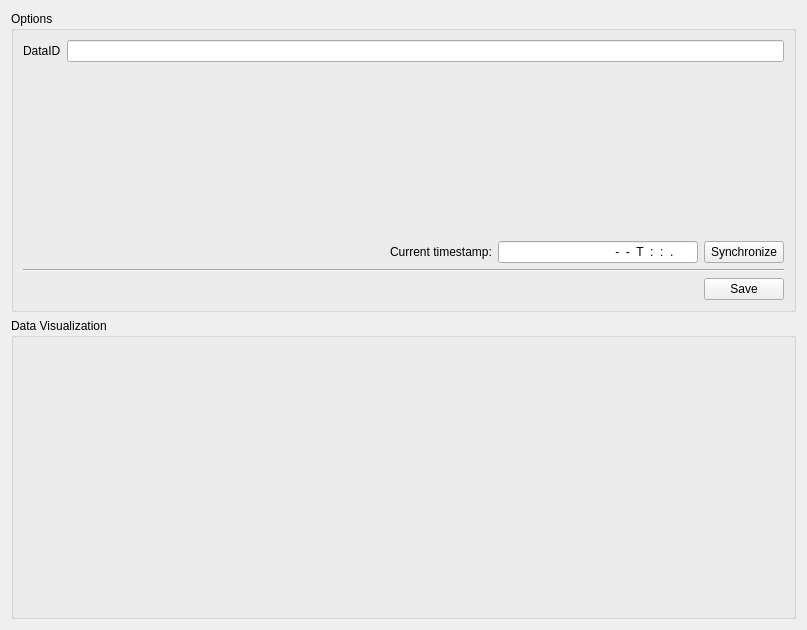
<?xml version="1.0" encoding="UTF-8"?>
<ui version="4.0">
 <class>visualManagerMDI</class>
 <widget class="QWidget" name="visualManagerMDI">
  <property name="geometry">
   <rect>
    <x>0</x>
    <y>0</y>
    <width>807</width>
    <height>630</height>
   </rect>
  </property>
  <property name="windowTitle">
   <string>VisualData Manager</string>
  </property>
  <layout class="QVBoxLayout" name="verticalLayout">
   <item>
    <widget class="QGroupBox" name="optionsGroup">
     <property name="title">
      <string>Options</string>
     </property>
     <layout class="QVBoxLayout" name="verticalLayout_2">
      <item>
       <layout class="QFormLayout" name="formLayout">
        <item row="1" column="1">
         <widget class="QLineEdit" name="dataIDField"/>
        </item>
        <item row="1" column="0">
         <widget class="QLabel" name="dataIDLabel">
          <property name="text">
           <string>DataID</string>
          </property>
         </widget>
        </item>
       </layout>
      </item>
      <item>
       <layout class="QHBoxLayout" name="syncLayout">
        <item>
         <spacer name="syncHorizontalSpacer">
          <property name="orientation">
           <enum>Qt::Horizontal</enum>
          </property>
          <property name="sizeHint" stdset="0">
           <size>
            <width>40</width>
            <height>20</height>
           </size>
          </property>
         </spacer>
        </item>
        <item>
         <widget class="QLabel" name="currentTimestampLabel">
          <property name="text">
           <string>Current timestamp:</string>
          </property>
         </widget>
        </item>
        <item>
         <widget class="QLineEdit" name="currentTimestampField">
          <property name="minimumSize">
           <size>
            <width>200</width>
            <height>0</height>
           </size>
          </property>
          <property name="maximumSize">
           <size>
            <width>200</width>
            <height>16777215</height>
           </size>
          </property>
          <property name="inputMask">
           <string>9999-99-99T99:99:99.999999</string>
          </property>
          <property name="alignment">
           <set>Qt::AlignRight|Qt::AlignTrailing|Qt::AlignVCenter</set>
          </property>
         </widget>
        </item>
        <item>
         <widget class="QPushButton" name="syncButton">
          <property name="text">
           <string>Synchronize</string>
          </property>
          <property name="icon">
           <iconset resource="../res/vsdt.qrc">
            <normaloff>:/icons/sinchronize.png</normaloff>:/icons/sinchronize.png</iconset>
          </property>
         </widget>
        </item>
       </layout>
      </item>
      <item>
       <widget class="Line" name="horizontalLine">
        <property name="orientation">
         <enum>Qt::Horizontal</enum>
        </property>
       </widget>
      </item>
      <item>
       <layout class="QHBoxLayout" name="saveHorizontalLayout">
        <item>
         <spacer name="saveHorizontalSpacer">
          <property name="orientation">
           <enum>Qt::Horizontal</enum>
          </property>
          <property name="sizeHint" stdset="0">
           <size>
            <width>40</width>
            <height>20</height>
           </size>
          </property>
         </spacer>
        </item>
        <item>
         <widget class="QPushButton" name="saveButton">
          <property name="text">
           <string>Save</string>
          </property>
          <property name="icon">
           <iconset resource="../res/vsdt.qrc">
            <normaloff>:/icons/save.png</normaloff>:/icons/save.png</iconset>
          </property>
          <property name="shortcut">
           <string>Enter</string>
          </property>
         </widget>
        </item>
       </layout>
      </item>
     </layout>
    </widget>
   </item>
   <item>
    <widget class="QGroupBox" name="dataVisualizationGroup">
     <property name="title">
      <string>Data Visualization</string>
     </property>
    </widget>
   </item>
  </layout>
 </widget>
 <resources>
  <include location="../res/vsdt.qrc"/>
 </resources>
 <connections/>
</ui>
